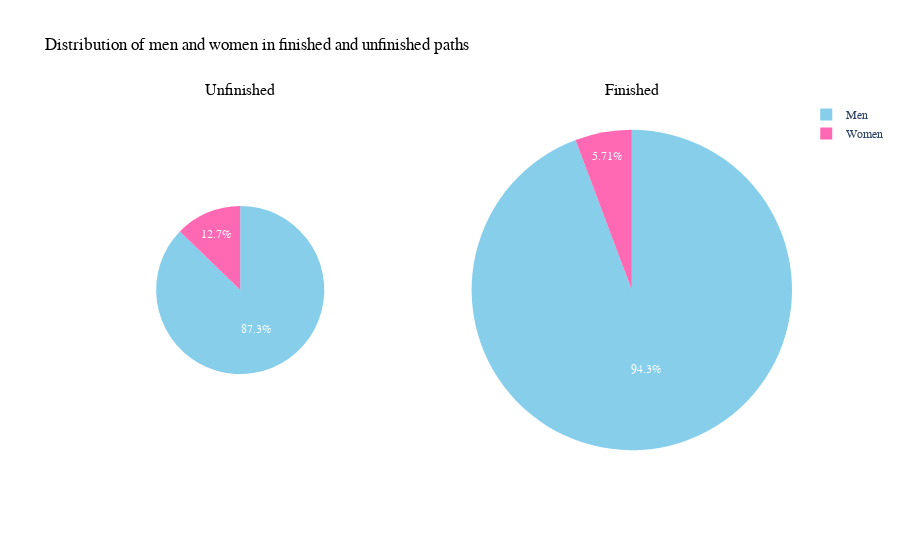

The notebook cell this image was saved under:
### Code cell
labels = ["Women", "Men"]

fig = make_subplots(1, 2, specs=[[{'type':'domain'}, {'type':'domain'}]],
                    subplot_titles=['Unfinished', 'Finished'])
fig.add_trace(go.Pie(labels=labels, values=u_target_paths['source'], scalegroup='one',
                     name="Unfinished paths"), 1, 1)
fig.add_trace(go.Pie(labels=labels, values=f_target_paths['source'], scalegroup='one',
                     name="Finished paths"), 1, 2)

fig.update_traces(textfont_color='white', marker=dict(colors=['hotpink', 'skyblue']))
fig.update_layout(title_text='Distribution of men and women in finished and unfinished paths', title_font_color="black",
                 legend_title_font_color = 'black', font_family = "Helvetica")
fig.update_annotations(font_color = 'black', font_family = "Helvetica")
fig.show()

#fig.to_html(full_html = False, include_plotlyjs='cdn')
#fig.write_html("datastory_plot/piechart2.html", full_html=False, include_plotlyjs='cdn')

### Figure 1 — Plotly figure (JSON) as saved in the notebook; plotly's stock layout.template omitted (floating-point values rounded to 4 significant figures)
{"data": [{"domain": {"x": [0, 0.45], "y": [0, 1]}, "labels": ["Women", "Men"], "marker": {"colors": ["hotpink", "skyblue"]}, "name": "Unfinished paths", "scalegroup": "one", "textfont": {"color": "white"}, "type": "pie", "values": [213, 1460]}, {"domain": {"x": [0.55, 1], "y": [0, 1]}, "labels": ["Women", "Men"], "marker": {"colors": ["hotpink", "skyblue"]}, "name": "Finished paths", "scalegroup": "one", "textfont": {"color": "white"}, "type": "pie", "values": [347, 5727]}], "layout": {"annotations": [{"font": {"color": "black", "family": "Helvetica", "size": 16}, "showarrow": false, "text": "Unfinished", "x": 0.225, "xanchor": "center", "xref": "paper", "y": 1, "yanchor": "bottom", "yref": "paper"}, {"font": {"color": "black", "family": "Helvetica", "size": 16}, "showarrow": false, "text": "Finished", "x": 0.775, "xanchor": "center", "xref": "paper", "y": 1, "yanchor": "bottom", "yref": "paper"}], "autosize": true, "font": {"family": "Helvetica"}, "hiddenlabels": [], "legend": {"title": {"font": {"color": "black"}}}, "title": {"font": {"color": "black"}, "text": "Distribution of men and women in finished and unfinished paths"}}}
